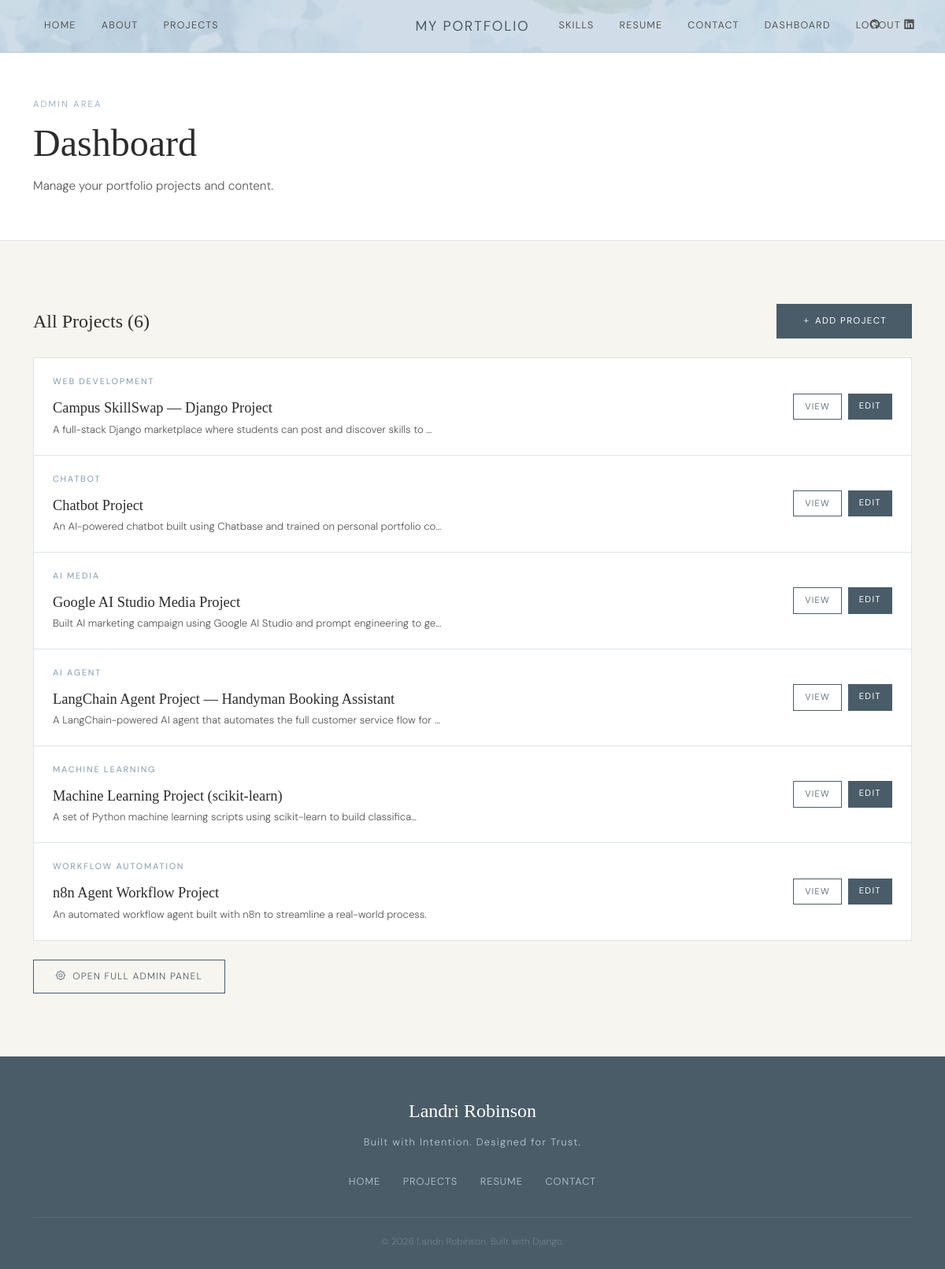
The page /dashboard/ (signed in) on the database its author committed.
### portfolio/models.py (models this page shows, shortened)
class Project(models.Model):
    CATEGORY_CHOICES = [
        ('chatbot', 'Chatbot'),
        ('agent', 'AI Agent'),
        ('ml', 'Machine Learning'),
        ('web', 'Web Development'),
        ('media', 'AI Media'),
        ('workflow', 'Workflow Automation'),
        ('google_ai_studio', 'Google AI Studio Media Project'),
    ]
    title = models.CharField(max_length=200)
    summary = models.CharField(max_length=300)
    description = models.TextField()
    category = models.CharField(max_length=50, choices=CATEGORY_CHOICES, default='agent')
    tools_used = models.TextField(help_text="Comma-separated list of tools")
    business_problem = models.TextField(default='')
    key_features = models.TextField(help_text="Describe the key features", default='')
    role = models.TextField(help_text="Your role and contribution", default='')
    challenges = models.TextField(help_text="Biggest challenge faced")
    lessons_learned = models.TextField(help_text="What you learned")
    image = models.ImageField(upload_to='projects/', blank=True, null=True)
    links = models.URLField(blank=True, null=True)
    github_link = models.URLField(blank=True, null=True, help_text="GitHub repository URL")
    demo_link = models.URLField(blank=True, null=True, help_text="Live demo or deployed project URL")
    class Meta:
        ordering = ['title']

### portfolio/views.py (the view)
# urls.py: path('dashboard/', views.dashboard, name='dashboard'),
@login_required
def dashboard(request):
    projects = Project.objects.all()
    return render(request, 'portfolio/dashboard.html', {'projects': projects})

### templates/portfolio/dashboard.html (shortened to what this page needs)
{% extends 'portfolio/base.html' %}
{% block content %}
<div class="page-header">
  <div class="container">
    <span class="page-header-eyebrow">Admin Area</span>
    <h1 class="page-header-title">Dashboard</h1>
    <p class="page-header-sub">Manage your portfolio projects and content.</p>
  </div>
</div>
<section class="section-pad" style="background:var(--cream)">
  <div class="container">
    <div class="d-flex justify-content-between align-items-center mb-4">
      <h3 style="font-family:'Cormorant Garamond',serif;font-size:1.5rem;margin:0">All Projects ({{ projects.count }})</h3>
      <a href="/admin/portfolio/project/add/" class="btn-primary-custom" style="font-size:0.72rem"><i class="bi bi-plus me-1"></i>Add Project</a>
    </div>
    <div style="background:var(--white);border:1px solid var(--border)">
      {% for project in projects %}
      <div style="padding:20px 24px;border-bottom:1px solid var(--border);display:flex;align-items:center;justify-content:space-between;gap:16px" class="{% if forloop.last %}border-bottom-0{% endif %}">
        <div>
          <span class="project-card-category">{{ project.get_category_display }}</span>
          <div style="font-family:'Cormorant Garamond',serif;font-size:1.15rem">{{ project.title }}</div>
          <div style="font-size:0.82rem;color:var(--charcoal-lt)">{{ project.summary|truncatechars:80 }}</div>
        </div>
        <div class="d-flex gap-2 flex-shrink-0">
          <a href="{% url 'project_detail' project.pk %}" class="btn-outline-custom" style="font-size:0.7rem;padding:6px 14px">View</a>
          <a href="/admin/portfolio/project/{{ project.pk }}/change/" class="btn-primary-custom" style="font-size:0.7rem;padding:6px 14px">Edit</a>
        </div>
      </div>
      {% empty %}
      <div style="padding:48px;text-align:center;color:var(--charcoal-lt)">
        <i class="bi bi-folder2-open" style="font-size:2rem;opacity:0.3"></i>
        <p class="mt-3 mb-0">No projects yet. Add your first project via the Django admin.</p>
      </div>
      {% endfor %}
    </div>
    <div class="mt-4">
      <a href="/admin/" class="btn-outline-custom" style="font-size:0.75rem"><i class="bi bi-gear me-2"></i>Open Full Admin Panel</a>
    </div>
  </div>
</section>
{% endblock %}

### static/css/style.css (style rules this page uses)
:root { --cream: #F7F5F0; --white: #FFFFFF; --charcoal: #2C2C2C; --charcoal-lt: #555555; --slate: #6B7F8E; --slate-dark: #4A5C68; --slate-light: #B8C8D2; --slate-pale: #EAF0F4; --accent: #8FA8B8; --accent-hover: #6B8FA3; --muted-gold: #C9B89A; --border: #DDE4E8; --shadow: rgba(74, 92, 104, 0.12); }
* { box-sizing: border-box; }
html { scroll-behavior: smooth; }
body { font-family: 'DM Sans', sans-serif; font-weight: 300; color: var(--charcoal); background-color: var(--cream); line-height: 1.75; font-size: 16px; }
h1, h2, h3, h4, h5 { font-family: 'Cormorant Garamond', serif; font-weight: 400; line-height: 1.2; color: var(--charcoal); }
a { color: var(--slate-dark); text-decoration: none; transition: color 0.2s; }
.btn-primary-custom { background-color: var(--slate-dark); color: var(--white); border: none; padding: 12px 32px; font-size: 0.78rem; letter-spacing: 0.12em; text-transform: uppercase; font-family: 'DM Sans', sans-serif; font-weight: 400; cursor: pointer; transition: background-color 0.25s, transform 0.15s; display: inline-block; }
.btn-outline-custom { background: transparent; color: var(--slate-dark); border: 1px solid var(--slate-dark); padding: 10px 28px; font-size: 0.78rem; letter-spacing: 0.1em; text-transform: uppercase; font-family: 'DM Sans', sans-serif; transition: all 0.2s; display: inline-block; }
.section-pad { padding: 80px 0; }
.project-card-category { font-size: 0.68rem; letter-spacing: 0.16em; text-transform: uppercase; color: var(--accent); font-weight: 500; margin-bottom: 8px; display: block; }
.page-header { background-color: var(--white); border-bottom: 1px solid var(--border); padding: 56px 0 40px; }
.page-header-eyebrow { font-size: 0.72rem; letter-spacing: 0.18em; text-transform: uppercase; color: var(--accent); display: block; margin-bottom: 10px; font-family: 'DM Sans', sans-serif; }
.page-header-title { font-family: 'Cormorant Garamond', serif; font-size: clamp(2rem, 4vw, 3rem); font-weight: 300; margin-bottom: 12px; }
.page-header-sub { font-size: 0.95rem; color: var(--charcoal-lt); max-width: 560px; }

### rows shown on the page
Project: category "WEB DEVELOPMENT", title "Campus SkillSwap — Django Project", summary "A full-stack Django marketplace where students can post and discover skills to …"
Project: category "CHATBOT", title "Chatbot Project", summary "An AI-powered chatbot built using Chatbase and trained on personal portfolio co…"
Project: category "AI MEDIA", title "Google AI Studio Media Project", summary "Built AI marketing campaign using Google AI Studio and prompt engineering to ge…"
Project: category "AI AGENT", title "LangChain Agent Project — Handyman Booking Assistant", summary "A LangChain-powered AI agent that automates the full customer service flow for …"
Project: category "MACHINE LEARNING", title "Machine Learning Project (scikit-learn)", summary "A set of Python machine learning scripts using scikit-learn to build classifica…"
Project: category "WORKFLOW AUTOMATION", title "n8n Agent Workflow Project", summary "An automated workflow agent built with n8n to streamline a real-world process."

### other values the page prints
{{ projects.count }} "6"
